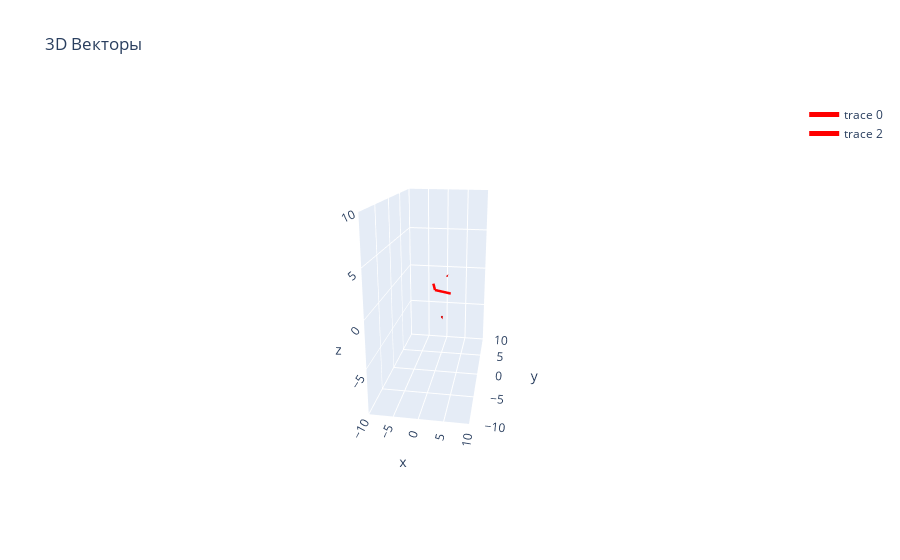

Notebook source saved alongside this figure:
### Markdown cell above
# Task_6

Найдите скалярное произведение векторов $<\overrightarrow{a}, \overrightarrow{b}>$

### Code cell
a = [1, -4, 2]
b = [3, 2, -1]
res = np.dot(a, b)
plot_vectors(np.array([a, b]))
res

### Figure 1 — Plotly figure (JSON) as saved in the notebook; plotly's stock layout.template omitted (floating-point values rounded to 4 significant figures)
{"data": [{"line": {"color": "red", "width": 5}, "mode": "lines", "type": "scatter3d", "x": [0, -4], "y": [0, 1], "z": [0, 2]}, {"colorscale": [[0, "red"], [1, "red"]], "showscale": false, "sizemode": "absolute", "sizeref": 0.5, "type": "cone", "u": [2], "v": [1], "w": [-4], "x": [2], "y": [1], "z": [-4]}, {"line": {"color": "red", "width": 5}, "mode": "lines", "type": "scatter3d", "x": [0, 2], "y": [0, 3], "z": [0, -1]}, {"colorscale": [[0, "red"], [1, "red"]], "showscale": false, "sizemode": "absolute", "sizeref": 0.5, "type": "cone", "u": [-1], "v": [3], "w": [2], "x": [-1], "y": [3], "z": [2]}], "layout": {"scene": {"camera": {"eye": {"x": 3, "y": 0.5, "z": 1}}, "xaxis": {"range": [10, -10], "title": {"text": "y"}}, "yaxis": {"range": [-10, 10], "title": {"text": "x"}}, "zaxis": {"range": [-10, 10], "title": {"text": "z"}}}, "title": {"text": "3D Векторы"}}}
